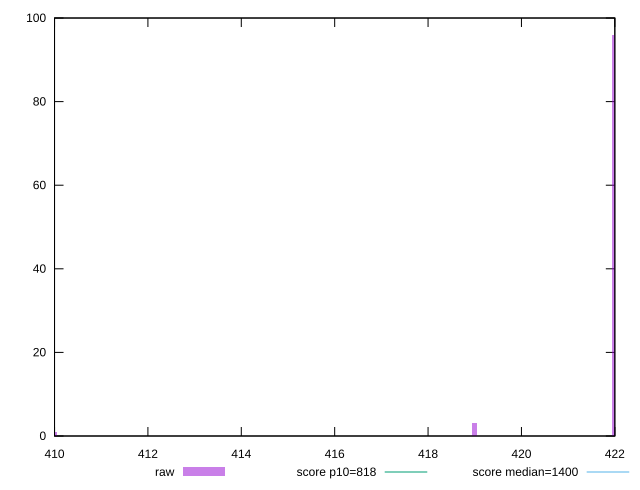

Write the gnuplot code that produced this figure.
reset

$raw <<EOF
422 96
410 1
419 3
EOF

set key outside below
set boxwidth 0.1
set xrange [410:422]
set yrange [0:100]
set trange [0:100]
set style fill transparent solid 0.5 noborder

set parametric
set terminal svg size 640, 490 enhanced background rgb 'white'
set output "report_00009_2021-02-08T22-37-41.559Z/dom-size/samples/pages/raw/histogram.svg"

plot $raw title "raw" with boxes, \
     818,t title "score p10=818", \
     1400,t title "score median=1400"

reset
